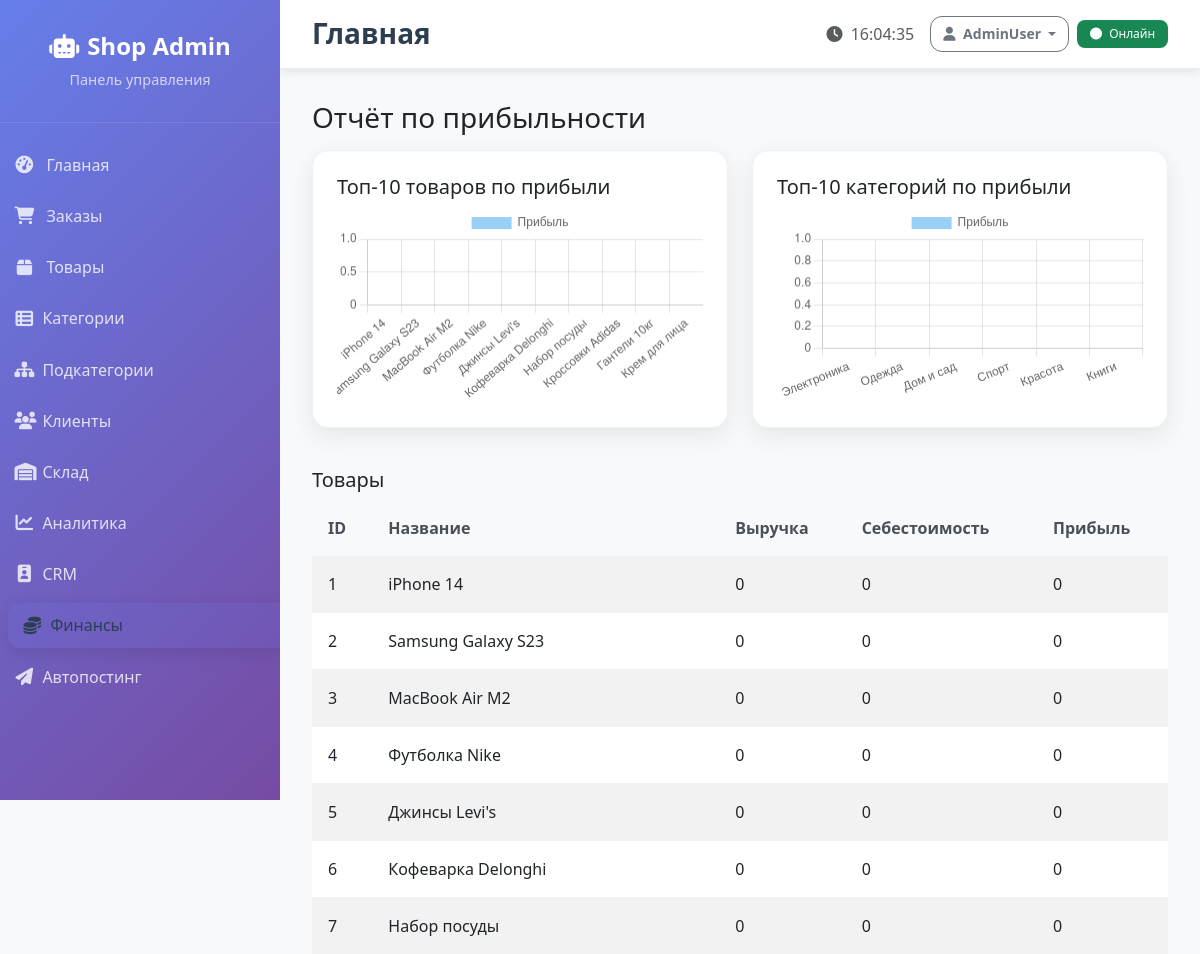
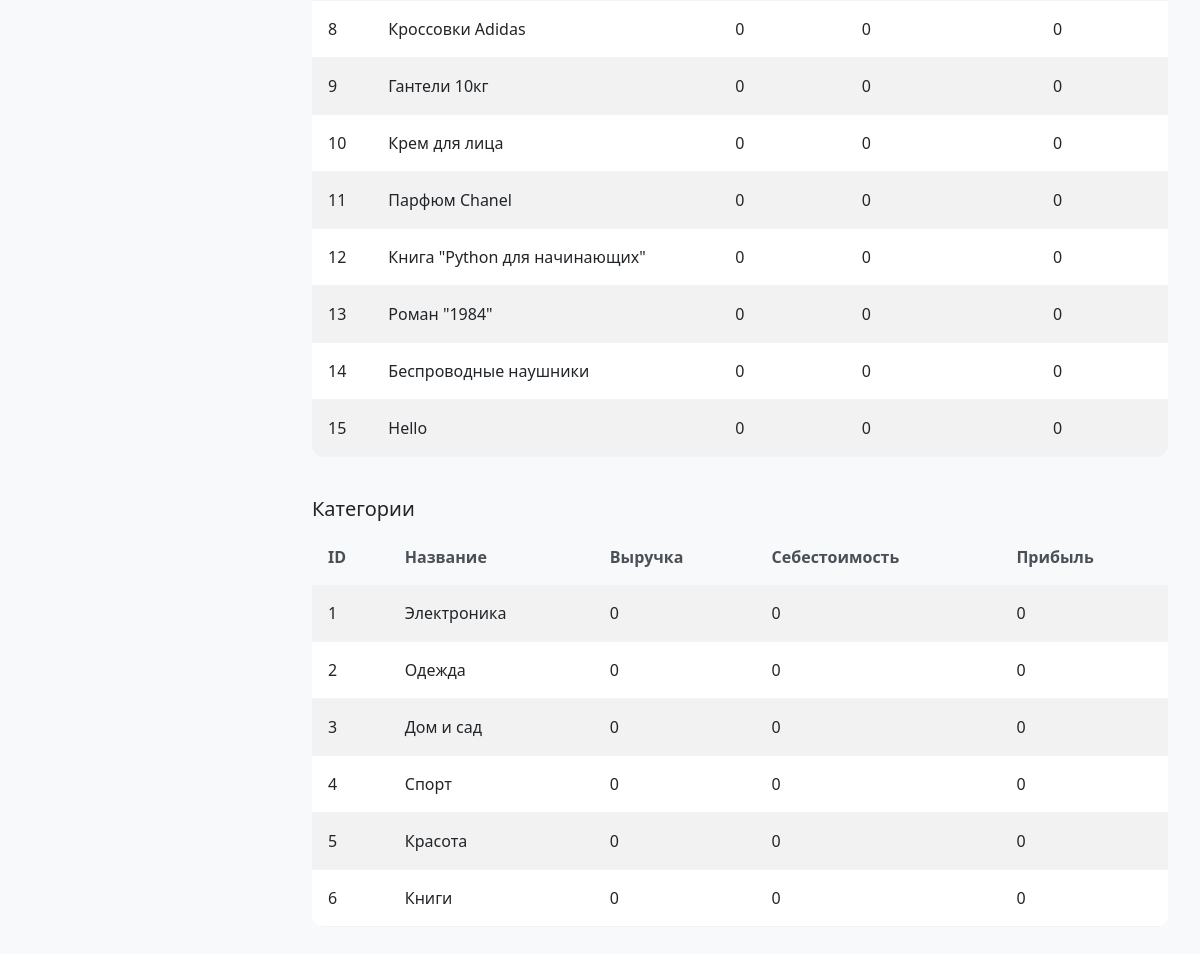
/reports/profit (signed in), run on the app's committed database (2 pictures, top to bottom).
### tables this page shows
CREATE TABLE products (
    id INTEGER PRIMARY KEY AUTOINCREMENT,
    name TEXT NOT NULL,
    description TEXT,
    price REAL NOT NULL,
    category_id INTEGER,
    subcategory_id INTEGER,
    brand TEXT,
    image_url TEXT,
    stock INTEGER DEFAULT 0,
    views INTEGER DEFAULT 0,
    sales_count INTEGER DEFAULT 0,
    is_active INTEGER DEFAULT 1,
    cost_price REAL DEFAULT 0,
    original_price REAL,
    created_at TIMESTAMP DEFAULT CURRENT_TIMESTAMP,
    updated_at TIMESTAMP DEFAULT CURRENT_TIMESTAMP,
    FOREIGN KEY (category_id) REFERENCES categories (id),
    FOREIGN KEY (subcategory_id) REFERENCES subcategories (id)
);

CREATE TABLE categories (
    id INTEGER PRIMARY KEY AUTOINCREMENT,
    name TEXT NOT NULL,
    description TEXT,
    emoji TEXT,
    is_active INTEGER DEFAULT 1,
    created_at TIMESTAMP DEFAULT CURRENT_TIMESTAMP
);

### web_admin/app.py (the view)
    def decorated_function(*args, **kwargs):
        if not session.get('logged_in'):
            return redirect(url_for('login'))
        return f(*args, **kwargs)

### database.py (called while the page is built)
    def execute_query(self, query, params=None):
        try:
            conn = sqlite3.connect(self.db_path)
            cursor = conn.cursor()
            if params:
                cursor.execute(query, params)
            else:
                cursor.execute(query)
            q = query.strip().upper()
            if q.startswith('SELECT'):
                result = cursor.fetchall()
            else:
                conn.commit()
                op = q.split()[0]
                if op == 'INSERT':
                    result = cursor.lastrowid
                else:
                    result = cursor.rowcount
            return result
        except Exception as e:
            logging.info(f"Ошибка выполнения запроса: {e}")
            return None
        finally:
            if 'conn' in locals():
                conn.close()

### web_admin/app.py (called while the page is built)
def inject_time_helpers():
    from datetime import datetime, timedelta
    return {'now_dt': datetime.utcnow(), 'timedelta': timedelta}

def login_required(f):
    def decorated_function(*args, **kwargs):
        if not session.get('logged_in'):
            return redirect(url_for('login'))
        return f(*args, **kwargs)
    decorated_function.__name__ = f.__name__
    return decorated_function

### web_admin/templates/report_profit.html (shortened to what this page needs)
{% extends 'base.html' %}
{% block content %}
<h1 class="h3 mb-3">Отчёт по прибыльности</h1>
<div class="row">
  <div class="col-lg-6">
    <div class="card mb-3"><div class="card-body">
      <h5 class="card-title">Топ-10 товаров по прибыли</h5>
      <canvas id="chartProducts" height="160"></canvas>
    </div></div>
  </div>
  <div class="col-lg-6">
    <div class="card mb-3"><div class="card-body">
      <h5 class="card-title">Топ-10 категорий по прибыли</h5>
      <canvas id="chartCategories" height="160"></canvas>
    </div></div>
  </div>
</div>
<h5 class="mt-4">Товары</h5>
<div class="table-responsive">
<table class="table table-sm table-striped">
  <thead><tr><th>ID</th><th>Название</th><th>Выручка</th><th>Себестоимость</th><th>Прибыль</th></tr></thead>
  <tbody>
  {% for r in product_rows %}
    <tr><td>{{ r[0] }}</td><td>{{ r[1] }}</td><td>{{ r[2] }}</td><td>{{ r[3] }}</td><td>{{ r[4] }}</td></tr>
  {% endfor %}
  </tbody>
</table>
</div>
<h5 class="mt-4">Категории</h5>
<div class="table-responsive">
<table class="table table-sm table-striped">
  <thead><tr><th>ID</th><th>Название</th><th>Выручка</th><th>Себестоимость</th><th>Прибыль</th></tr></thead>
  <tbody>
  {% for r in category_rows %}
    <tr><td>{{ r[0] }}</td><td>{{ r[1] }}</td><td>{{ r[2] }}</td><td>{{ r[3] }}</td><td>{{ r[4] }}</td></tr>
  {% endfor %}
  </tbody>
</table>
</div>
<script>
const tp = {{ top_products|tojson }};
const tc = {{ top_categories|tojson }};
new Chart(document.getElementById('chartProducts'), {
  type: 'bar',
  data: {
    labels: tp.map(x => x.name),
    datasets: [{label:'Прибыль', data: tp.map(x => x.profit)}]
  },
});
new Chart(document.getElementById('chartCategories'), {
  type: 'bar',
  data: {
    labels: tc.map(x => x.name),
    datasets: [{label:'Прибыль', data: tc.map(x => x.profit)}]
  },
});
</script>
{% endblock %}

### web_admin/static/css/admin.css (style rules this page uses)
:root { --primary-gradient: linear-gradient(135deg, #667eea 0%, #764ba2 100%); --success-gradient: linear-gradient(135deg, #11998e 0%, #38ef7d 100%); --warning-gradient: linear-gradient(135deg, #f093fb 0%, #f5576c 100%); --info-gradient: linear-gradient(135deg, #4facfe 0%, #00f2fe 100%); --sidebar-width: 280px; }
body { font-family: 'Segoe UI', Tahoma, Geneva, Verdana, sans-serif; background-color: #f8f9fa; }
.card { border: none; border-radius: 16px; box-shadow: 0 4px 20px rgba(0,0,0,0.08); transition: all 0.3s ease; overflow: hidden; }
.card-body { padding: 1.5rem; }
.table { border-radius: 12px; overflow: hidden; }
.table thead th { background-color: #f8f9fa; border: none; font-weight: 600; color: #495057; padding: 1rem; }
.table tbody td { padding: 1rem; border-color: #f1f3f4; vertical-align: middle; }
.card { animation: fadeInUp 0.6s ease-out; }
:root { --tile-min-height: 180px; --tile-radius: 16px; --tile-shadow: 0 8px 24px rgba(0,0,0,0.08); --tile-shadow-hover: 0 16px 40px rgba(102,126,234,0.25); --brand: #667eea; }
.card { border-radius: 16px; border: 1px solid #eef1f6; box-shadow: var(--tile-shadow); }

### data on the page
products: id "1", name "iPhone 14", r "0"
products: id "2", name "Samsung Galaxy S23", r "0"
products: id "3", name "MacBook Air M2", r "0"
products: id "4", name "Футболка Nike", r "0"
products: id "5", name "Джинсы Levi's", r "0"
products: id "6", name "Кофеварка Delonghi", r "0"
products: id "7", name "Набор посуды", r "0"
products: id "8", name "Кроссовки Adidas", r "0"
products: id "9", name "Гантели 10кг", r "0"
products: id "10", name "Крем для лица", sales_count "0"
products: id "11", name "Парфюм Chanel", r "0"
products: id "12", name "Книга \"Python для начинающих\"", r "0"
products: id "13", name "Роман \"1984\"", r "0"
products: id "14", name "Беспроводные наушники", r "0"
products: id "15", name "Hello", sales_count "0"
categories: id "1", name "Электроника", r "0"
categories: id "2", name "Одежда", r "0"
categories: id "3", name "Дом и сад", r "0"
categories: id "4", name "Спорт", r "0"
categories: id "5", name "Красота", r "0"
categories: id "6", name "Книги", r "0"
